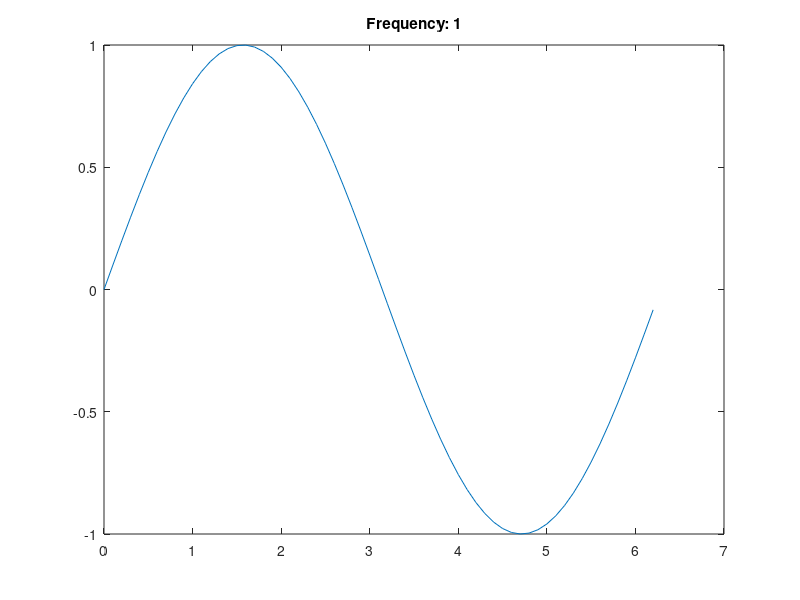
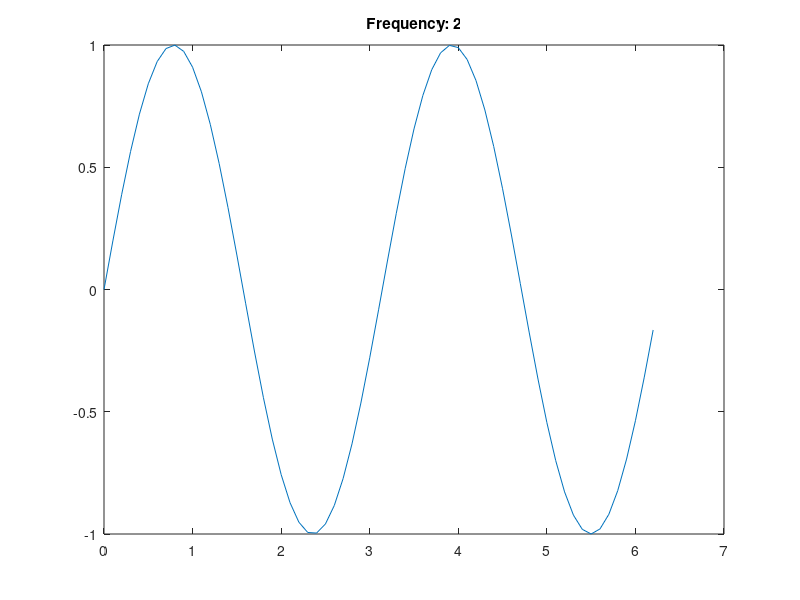
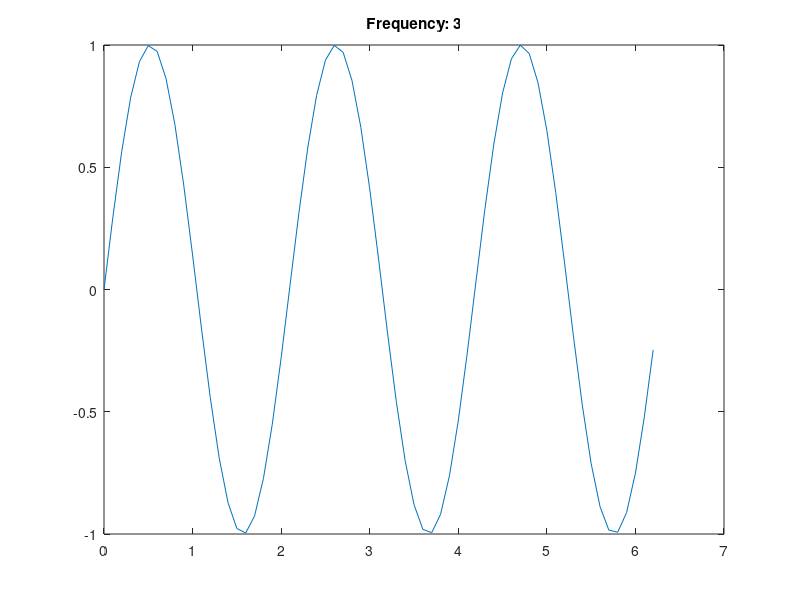
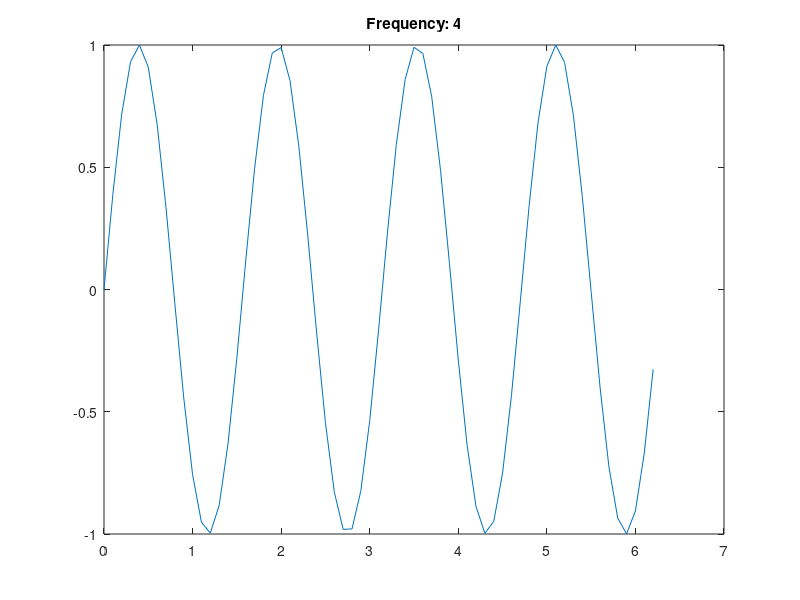

Source code (MATLAB) for these figures, in order:
t = 0:0.1:2*pi;
f = 1:5;
for I = 1:length(f)
    h_fig = figure();
    plot(t,sin(t*f(I)));
    title(sprintf('Frequency: %d',f(I)));
    saveas(h_fig,sprintf('freq_%d.fig',I),'fig');
    close(h_fig);
end